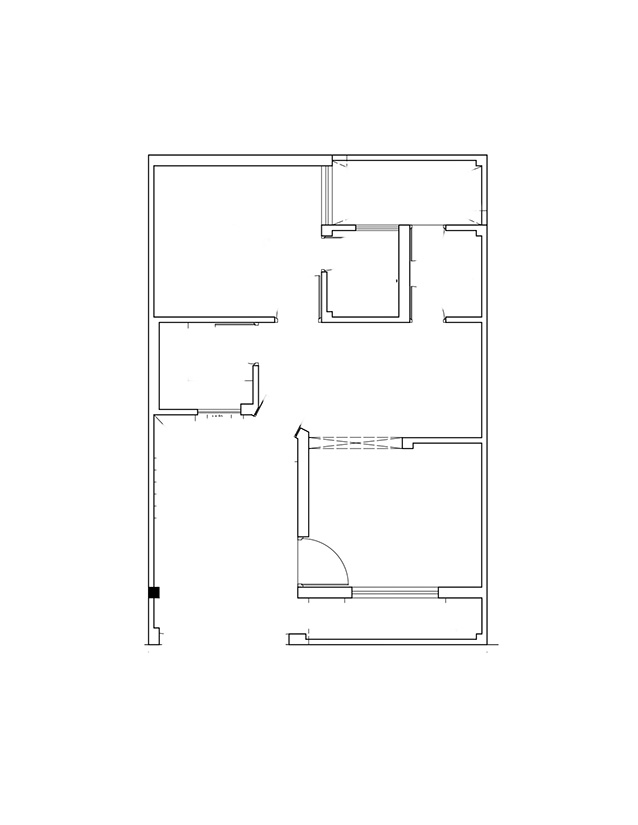
#> input picture backend/app/data/sLine.jpg, 638 x 825 px, found by its file name
$ python exact_polylines.py
#> lines starting #> are read from the running program, lines starting #| are printed output that depends on the picture; after the words box and inside, x2 and y2 are one past the last pixel; in counts of white or black regions, pixels touching at a corner belong together
### backend/app/rdp_utils.py
# rdp_utils.py
import math

def perpendicular_distance(point, line_start, line_end):
    """Calculate perpendicular distance from a point to a line."""
    if line_start == line_end:
        return math.dist(point, line_start)

    x, y = point
    x1, y1 = line_start
    x2, y2 = line_end

    num = abs((y2 - y1)*x - (x2 - x1)*y + x2*y1 - y2*x1)
    den = math.hypot(y2 - y1, x2 - x1)
    return num / den

def rdp(path, epsilon):
    """Simplify a polyline using the Ramer-Douglas-Peucker algorithm."""
    if len(path) < 2:
        return path

    dmax = 0.0
    index = 0
    for i in range(1, len(path) - 1):
        d = perpendicular_distance(path[i], path[0], path[-1])
        if d > dmax:
            index = i
            dmax = d

    if dmax > epsilon:
        first_half = rdp(path[:index+1], epsilon)
        second_half = rdp(path[index:], epsilon)
        return first_half[:-1] + second_half
    else:
        return [path[0], path[-1]]

### backend/app/exact_polylines.py
import cv2
import numpy as np
import math
import csv
from skimage.morphology import skeletonize
import json

from rdp_utils import rdp

def callback(input):
    pass

def get_skeleton(image_path: str):
    """
    Takes an image and skeletonizes all edges.
    Similar to getting Canny edges.
    """
#> called with image_path = 'backend/app/data/sLine.jpg'
    input_img = cv2.imread(image_path)
#> input_img is the input picture: shape (825, 638, 3); min 0, max 255, mean 251.6
    if input_img is None:
        print("Error: Could not read image at file path.")
        return

    input_img = cv2.flip(input_img, 0)
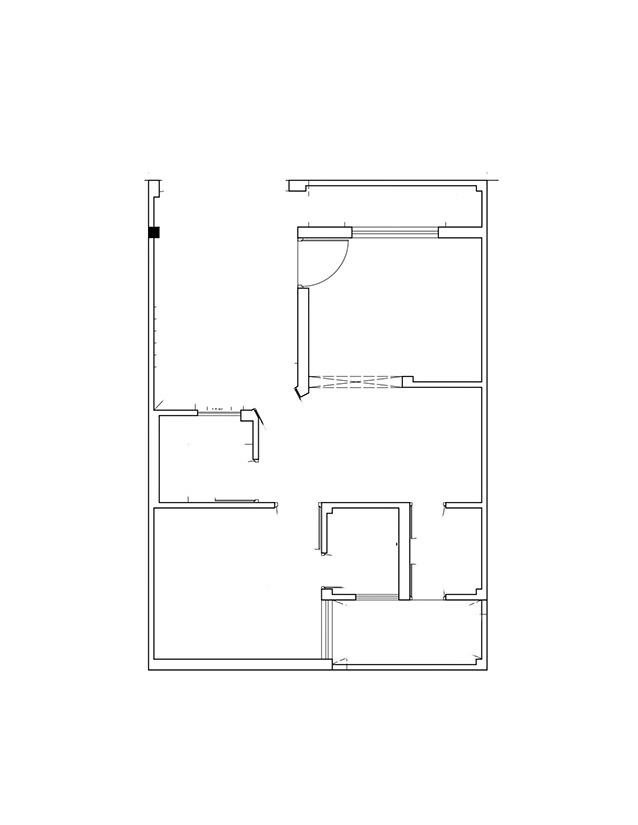
#> input_img: shape (825, 638, 3); min 0, max 255, mean 251.6
    gray = cv2.cvtColor(input_img, cv2.COLOR_BGR2GRAY)
    smoothed = cv2.bilateralFilter(gray, d=9, sigmaColor=75, sigmaSpace=75)
    blurred = cv2.GaussianBlur(smoothed, (5, 5), 0)
    binary_img = cv2.adaptiveThreshold(
        blurred, 255, cv2.ADAPTIVE_THRESH_GAUSSIAN_C, cv2.THRESH_BINARY_INV, 21, 10
    )
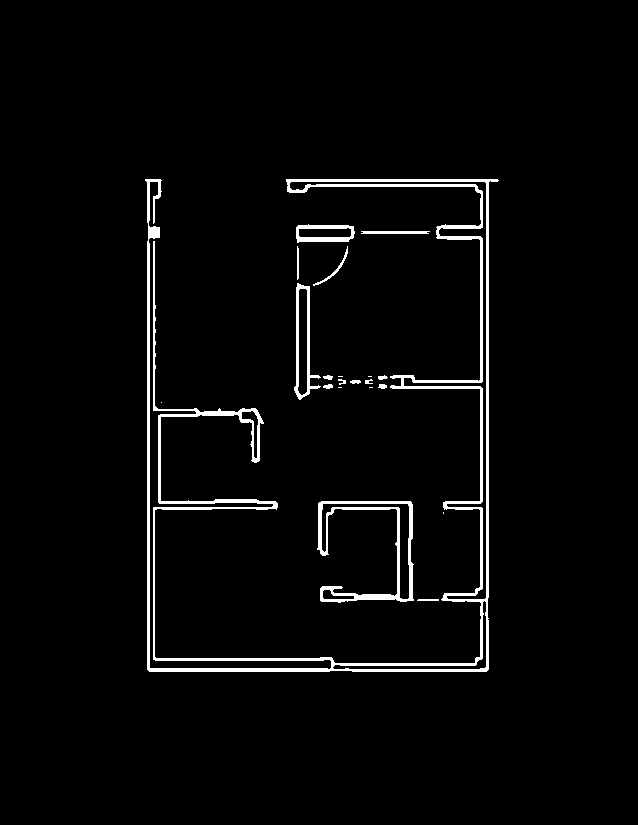
#> binary_img: shape (825, 638); 3% white; 21 white regions (6 under 20 px), largest, box (x1, y1, x2, y2) and area: (145, 179, 499, 672) 11801, (317, 501, 414, 603) 2008, (294, 283, 321, 400) 798

    binary_img[binary_img == 255] = 1
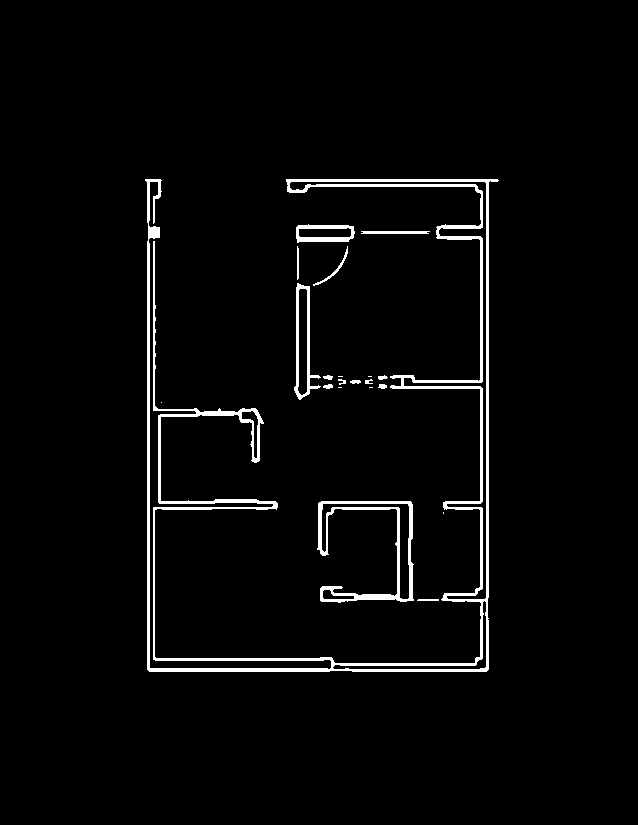
#> binary_img: shape (825, 638); values 0 (black) and 1 (white), 3% white; 21 white regions (6 under 20 px), largest, box (x1, y1, x2, y2) and area: (145, 179, 499, 672) 11801, (317, 501, 414, 603) 2008, (294, 283, 321, 400) 798
    skeleton_img = skeletonize(binary_img)
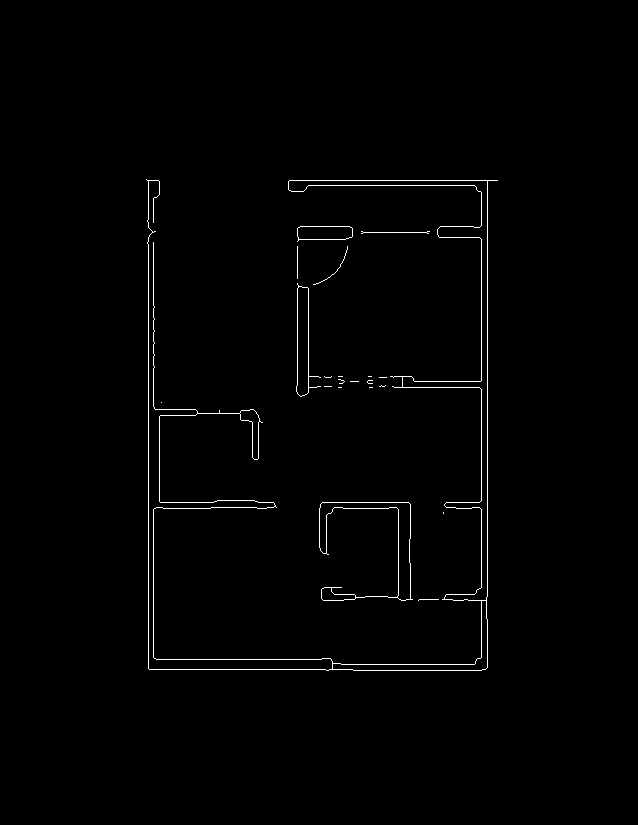
#> skeleton_img: shape (825, 638) bool; 0.97% white in thin lines or dots, all inside (x1, y1, x2, y2) = (146, 179, 498, 671)
    skeleton_img = skeleton_img.astype(np.uint8) * 255

    return skeleton_img

def extract_geometry_from_sketch(
    skeleton_img, epsilon_multiplier: float = 0.001, visualize_steps: bool = True
):
    """
    Using Ramer-Douglas-Peucker algorithm to extract contours from
    given skeleton image.
    """
#> called with epsilon_multiplier = 0.001, visualize_steps = True
    if skeleton_img is None:
        print("Error: Could not skeletonize input.")
        return

    if visualize_steps:
        cv2.imshow("1. Skeletonized Image", skeleton_img)
        cv2.waitKey(0)

    ##
    contours, _ = cv2.findContours(
        skeleton_img, cv2.RETR_EXTERNAL, cv2.CHAIN_APPROX_NONE
    )
#> contours = 21 contours, 17 with area under 20; largest, box (x1, y1, x2, y2) and area: (146, 179, 498, 671) 6785, (319, 502, 413, 601) 2194, (296, 283, 321, 397) 1194, (297, 226, 353, 242) 696
    print(f"Found {len(contours)} initial contours.")
#| Found 21 initial contours.

    all_paths = []
    min_contour_length = 3
    for contour in contours:
        if len(contour) < min_contour_length:
            continue
        epsilon = epsilon_multiplier * cv2.arcLength(contour, True)
        raw_path = contour.squeeze().tolist()

        simplified_path = rdp(raw_path, epsilon)
        all_paths.append(simplified_path)
#> this loop made 21 passes
#> contour on passes 2, 4: [[443, 512], [443, 513]], [[161, 402]]
#> epsilon on pass 1: 0.0408

    print(f"Processed contours into {len(all_paths)} paths.")
#| Processed contours into 19 paths.

    return all_paths

def save_lines_to_json(paths, output_path):
    if not paths:
        print("No lines were able to be saved.")
        return

    output_data = {"paths": []}
    for path in paths:
        # Ensure path is a list of lists, even for straight lines
        if isinstance(path[0], int): # A single point was found
            continue

        formatted_path = [{"x": int(point[0]), "y": int(point[1])} for point in path]
        output_data["paths"].append(formatted_path)

    with open(output_path, 'w') as f:
        json.dump(output_data, f, indent=4)
    print(f"Successfully saved line data to {output_path}")

def save_paths_to_csv(paths, output_path):
#> called with output_path = 'backend/app/paths.csv'
    if not paths:
        print("No lines were able to be saved.")
        return

    with open(output_path, 'w', newline='') as f:
        w = csv.writer(f)
        path_splits: list[int] = [0]
        i = 0
        for path_id, path in enumerate(paths):
            for point in path:
                x = int(point[0])
                y = int(point[1])
                w.writerow([path_id, x, y])
                i += 1
            path_splits.append(i)
#> this loop made 19 passes
#> path on passes 1, 3, 4, 5, 7, 10, 11, 12, 16: [[419, 599], [418, 600], [419, 599], [438, 599], [420, 599]], [[369, 387], [370, 387]], [[338, 387], [339, 387]], [[324, 386], [325, 386]], [[350, 381], [351, 381]], [[379, 377], [380, 377]], [[368, 376], [369, 376]], [[338, 376], [339, 376]], [[297, 246], [297, 247]]
        w.writerow(path_splits)
    print(f"Successfully saved path polyline data to {output_path}")

if __name__ == "__main__":
    file_path = "backend/app/data/sLine.jpg"
    canny_img = get_skeleton(file_path)
    wall_paths = extract_geometry_from_sketch(canny_img, visualize_steps=True)

    if wall_paths:
        # save_lines_to_json(wall_paths, 'level.json')
        save_paths_to_csv(wall_paths, 'backend/app/paths.csv')

$ run again, with backend/app/data/rgb_plan_test.jpg copied over backend/app/data/sLine.jpg
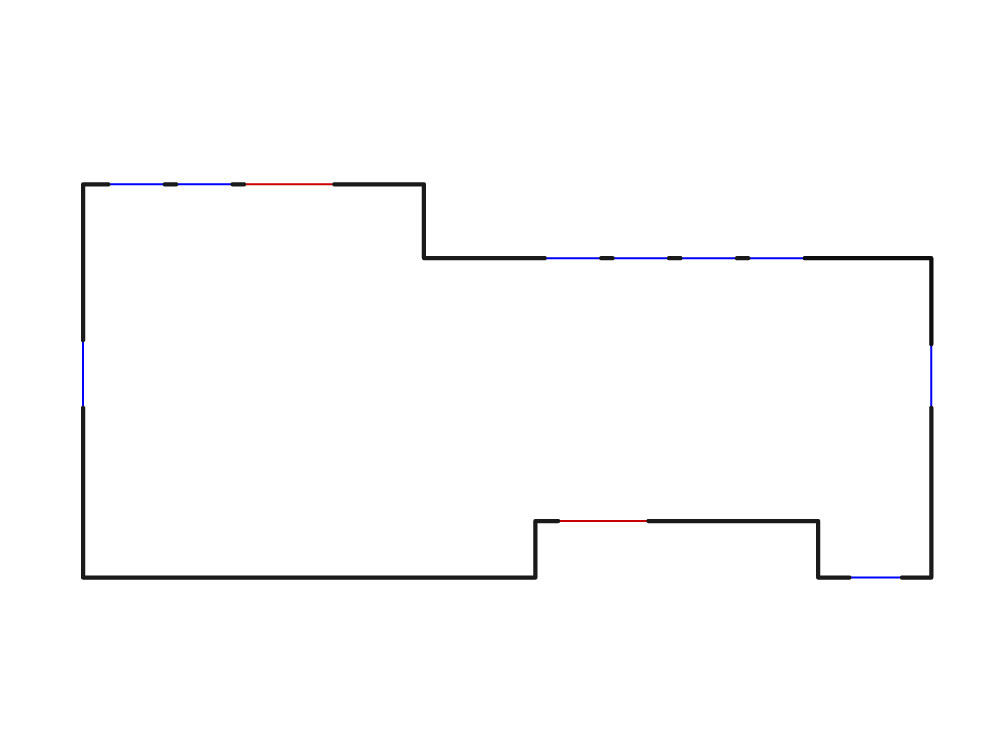
#> input picture backend/app/data/rgb_plan_test.jpg, 1000 x 750 px, found by its file name
#> in get_skeleton, input_img is the input picture: shape (750, 1000, 3); mean B, G, R 252.3, 252, 252.1
#> in get_skeleton, `binary_img[binary_img == 255] = 1`:
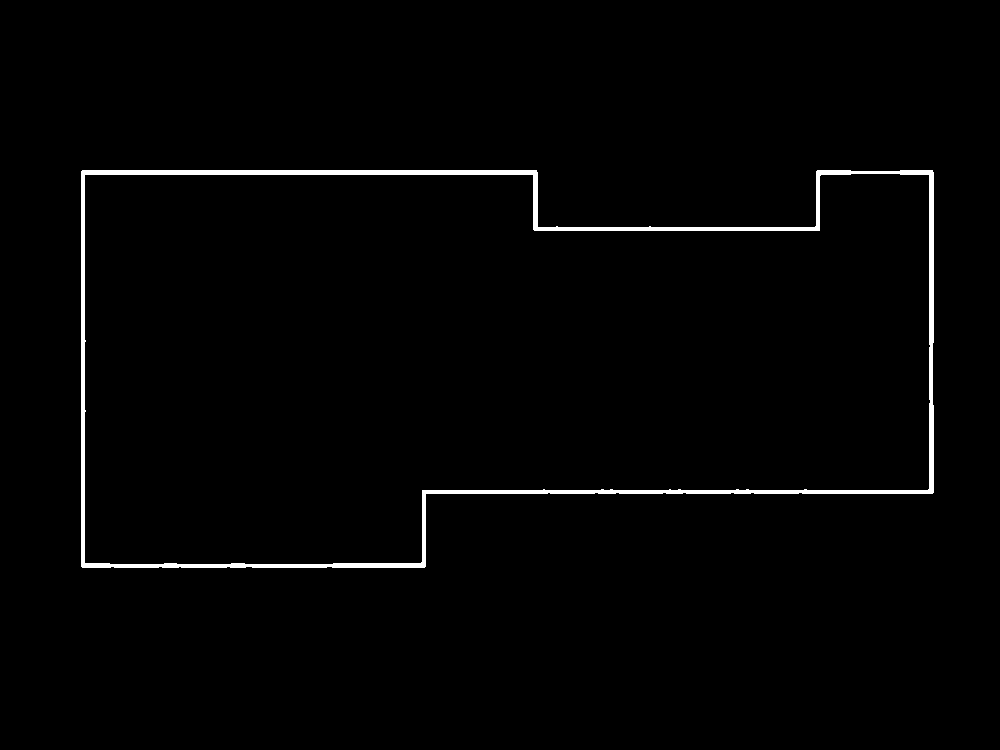
#> binary_img: shape (750, 1000); values 0 (black) and 1 (white), 1.5% white; 1 white region, box (x1, y1, x2, y2) and area: (81, 170, 934, 568) 11285
#> in get_skeleton, `skeleton_img = skeletonize(binary_img)`:
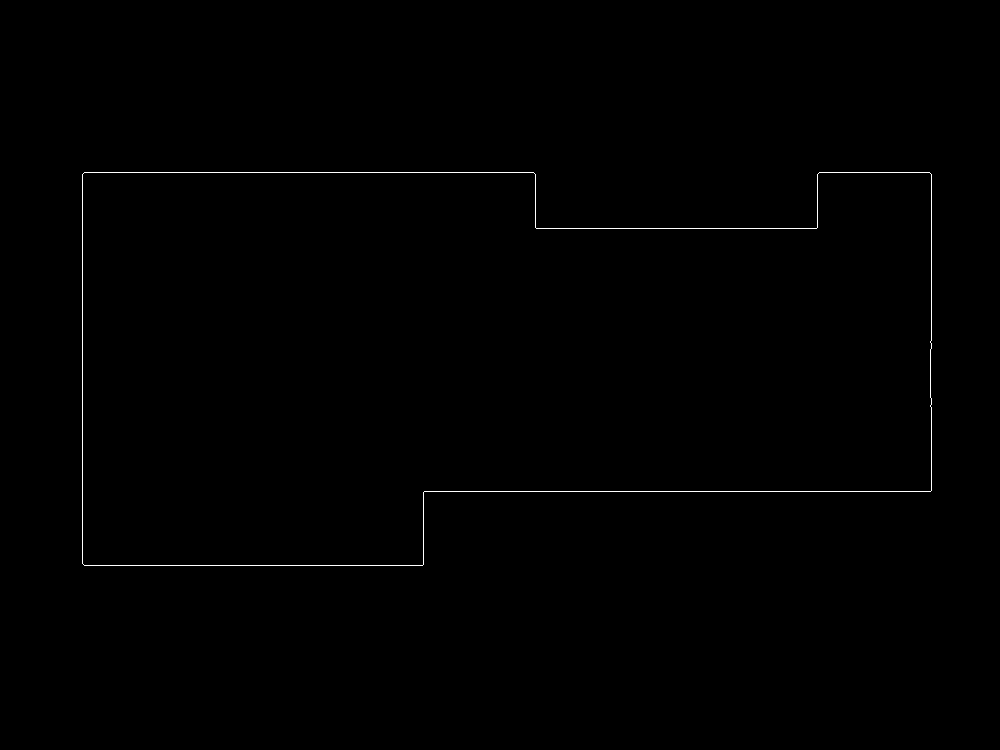
#> skeleton_img: shape (750, 1000) bool; 0.34% white in thin lines or dots, all inside (x1, y1, x2, y2) = (82, 172, 932, 566)
#> contours = 1 contour; box (x1, y1, x2, y2) and area: (82, 172, 932, 566) 280210
#| Found 1 initial contours.
#> the loop in extract_geometry_from_sketch, `for contour in contours:` made 1 pass
#> epsilon on pass 1: 2.59
#| Processed contours into 1 paths.
#> the loop in save_paths_to_csv, `for path_id, path in enumerate(paths):` made 1 pass
#> path_id on pass 1: 0
